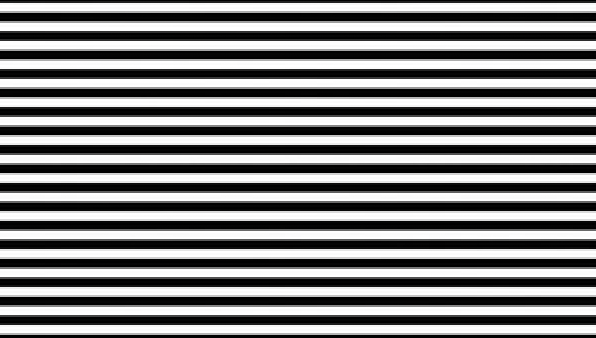
#> input picture python/image.jpg, 596 x 338 px, found by its file name
$ python test2.py
#> lines starting #> are read from the running program, lines starting #| are printed output that depends on the picture; after the words box and inside, x2 and y2 are one past the last pixel; in counts of white or black regions, pixels touching at a corner belong together
import cv2
import numpy as np
import os


filename = os.path.join("data", "image.jpg")
img = cv2.imread(filename)
#> img is the input picture: shape (338, 596, 3); mean B, G, R 130, 130, 130.1
gray = cv2.cvtColor(img, cv2.COLOR_BGR2GRAY)

ret,thresh = cv2.threshold(gray,50,255,0)
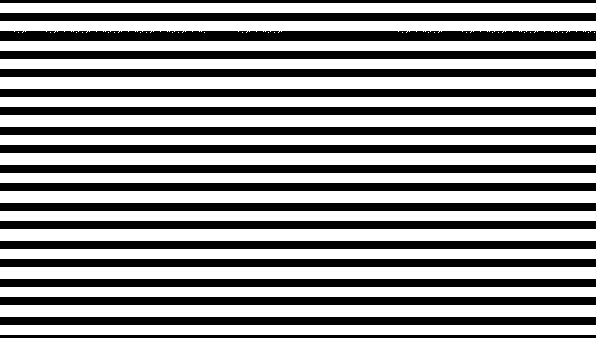
#> thresh: shape (338, 596); 57.5% white; 19 black regions
contours,hierarchy = cv2.findContours(thresh, 1, 2)
#> contours = 44 contours, 26 with area under 20; largest, box (x1, y1, x2, y2) and area: (0, 305, 596, 317) 6545, (0, 267, 596, 279) 6545, (0, 229, 596, 241) 6545, (0, 191, 596, 203) 6545, (0, 153, 596, 165) 6545
print("Number of contours detected:", len(contours))
#| Number of contours detected: 44

for cnt in contours:
   x1,y1 = cnt[0][0]
   approx = cv2.approxPolyDP(cnt, 0.01*cv2.arcLength(cnt, True), True)
   if len(approx) == 4:
      x, y, w, h = cv2.boundingRect(cnt)
      ratio = float(w)/h
      if ratio >= 0.9 and ratio <= 1.1:
         img = cv2.drawContours(img, [cnt], -1, (0,255,255), 3)
         cv2.putText(img, 'Square', (x1, y1), cv2.FONT_HERSHEY_SIMPLEX, 0.6, (255, 255, 0), 2)
      else:
         cv2.putText(img, 'Rectangle', (x1, y1), cv2.FONT_HERSHEY_SIMPLEX, 0.6, (0, 255, 0), 2)
         img = cv2.drawContours(img, [cnt], -1, (0,255,0), 3)
#> this loop made 44 passes
#> (x1, y1) on passes 17 to 28: (594, 32), (588, 32), (562, 32), (556, 32), (530, 32), (524, 32), (498, 32), (492, 32), (466, 32), (434, 32), (428, 32), (402, 32)
#> (cnt, x1, y1, approx) on passes 1 to 6: ([[0, 325], [0, 334], [595, 334], [595, 325]], 0, 325, [[0, 325], [595, 334]]), ([[0, 305], [0, 316], [595, 316], [595, 305]], 0, 305, [[0, 305], [595, 316]]), ([[0, 287], [0, 296], [595, 296], [595, 287]], 0, 287, [[0, 287], [595, 296]]), ([[0, 267], [0, 278], [595, 278], [595, 267]], 0, 267, [[0, 267], [595, 278]]), ([[0, 249], [0, 258], [595, 258], [595, 249]], 0, 249, [[0, 249], [595, 258]]), ([[0, 229], [0, 240], [595, 240], [595, 229]], 0, 229, [[0, 229], [595, 240]])

cv2.imshow("Shapes", img)
cv2.waitKey(0)
cv2.destroyAllWindows()

$ run again, with python/green.jpg copied over python/image.jpg
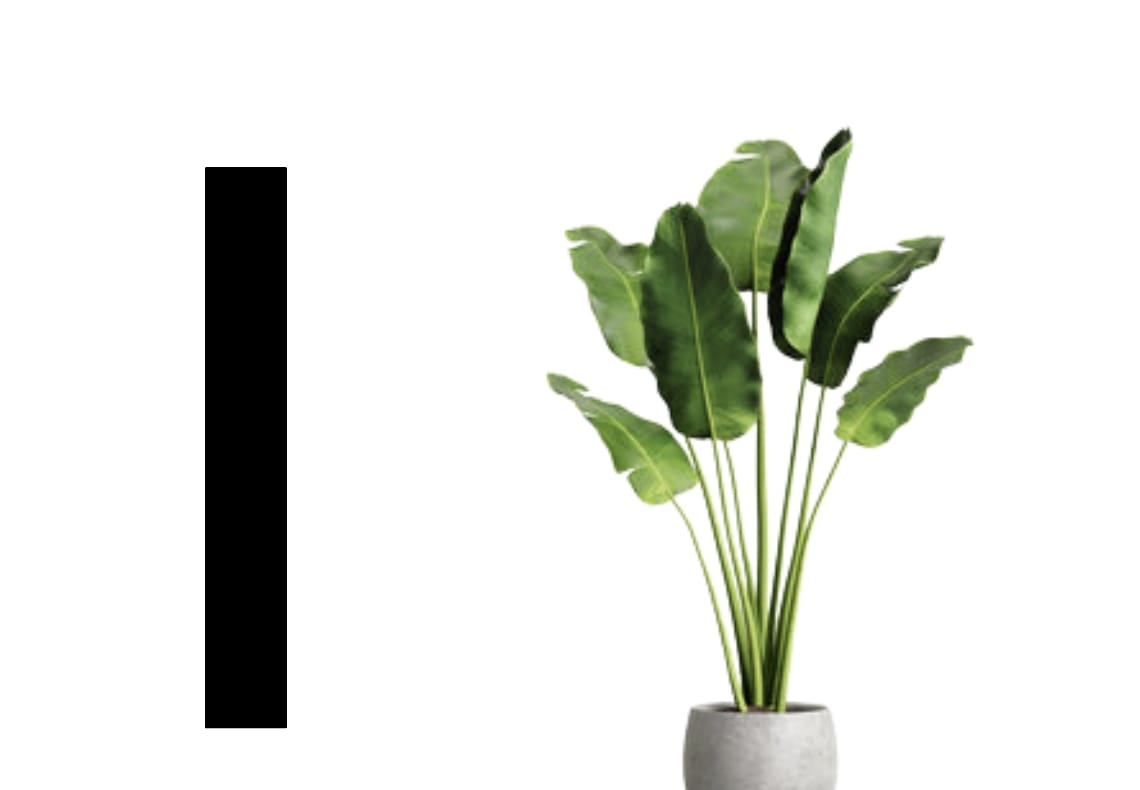
#> input picture python/green.jpg, 1140 x 790 px, found by its file name
#> img is the input picture: shape (790, 1140, 3); mean B, G, R 222.4, 227.9, 225.8
#> `ret,thresh = cv2.threshold(gray,50,255,0)`:
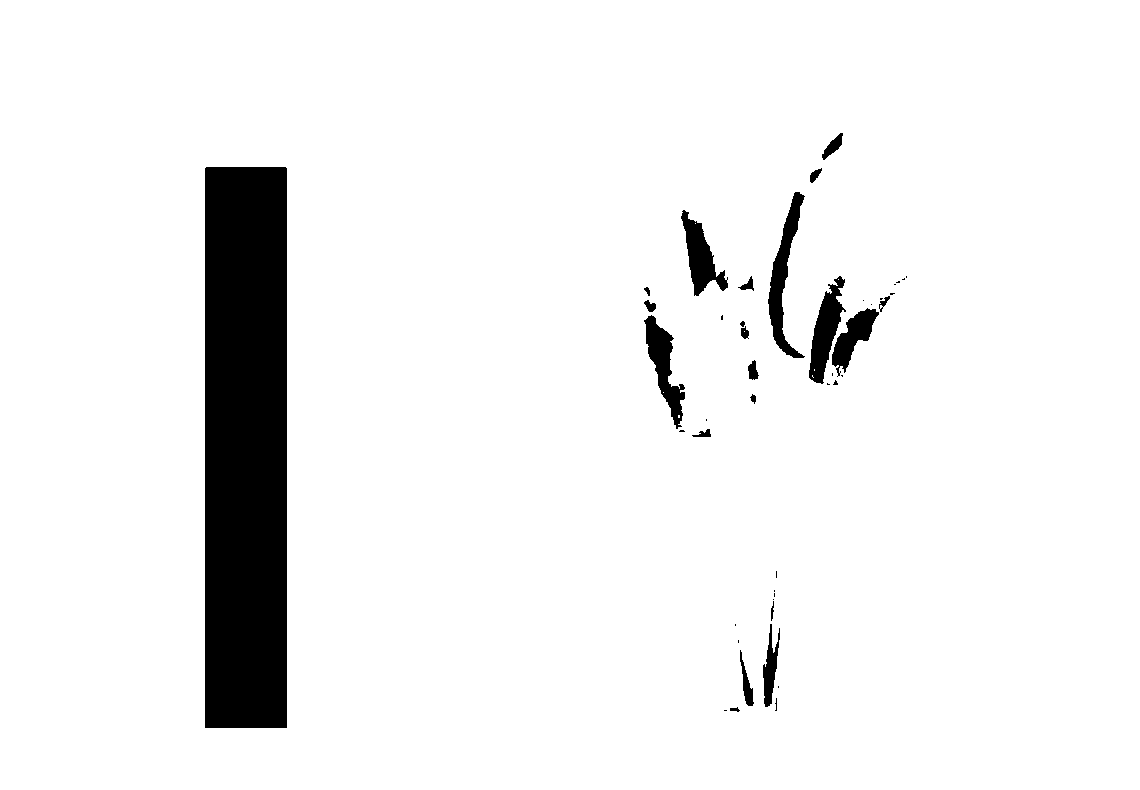
#> thresh: shape (790, 1140); 93.7% white; 45 black regions (24 under 20 px)
#> contours = 58 contours, 34 with area under 20; largest, box (x1, y1, x2, y2) and area: (0, 0, 1140, 790) 898671, (204, 166, 288, 729) 46641, (767, 191, 806, 359) 2271, (808, 275, 847, 385) 1980, (643, 314, 686, 430) 1950
#| Number of contours detected: 58
#> the loop `for cnt in contours:` made 58 passes
#> (x1, y1, approx, x, y, w, h, ratio) on passes 10, 17, 22, 24, 29: (772, 599, [[772, 599], [773, 598], [774, 599], [773, 600]], 772, 598, 3, 3, 1), (678, 415, [[678, 415], [678, 417], [679, 417], [679, 415]], 678, 415, 2, 3, 0.667), (836, 376, [[836, 376], [837, 375], [838, 376], [837, 377]], 836, 375, 3, 3, 1), (812, 375, [[812, 375], [812, 376], [813, 377], [812, 376]], 812, 375, 2, 3, 0.667), (747, 338, [[747, 338], [748, 337], [749, 338], [748, 339]], 747, 337, 3, 3, 1)
#> after the loop `for cnt in contours:`:
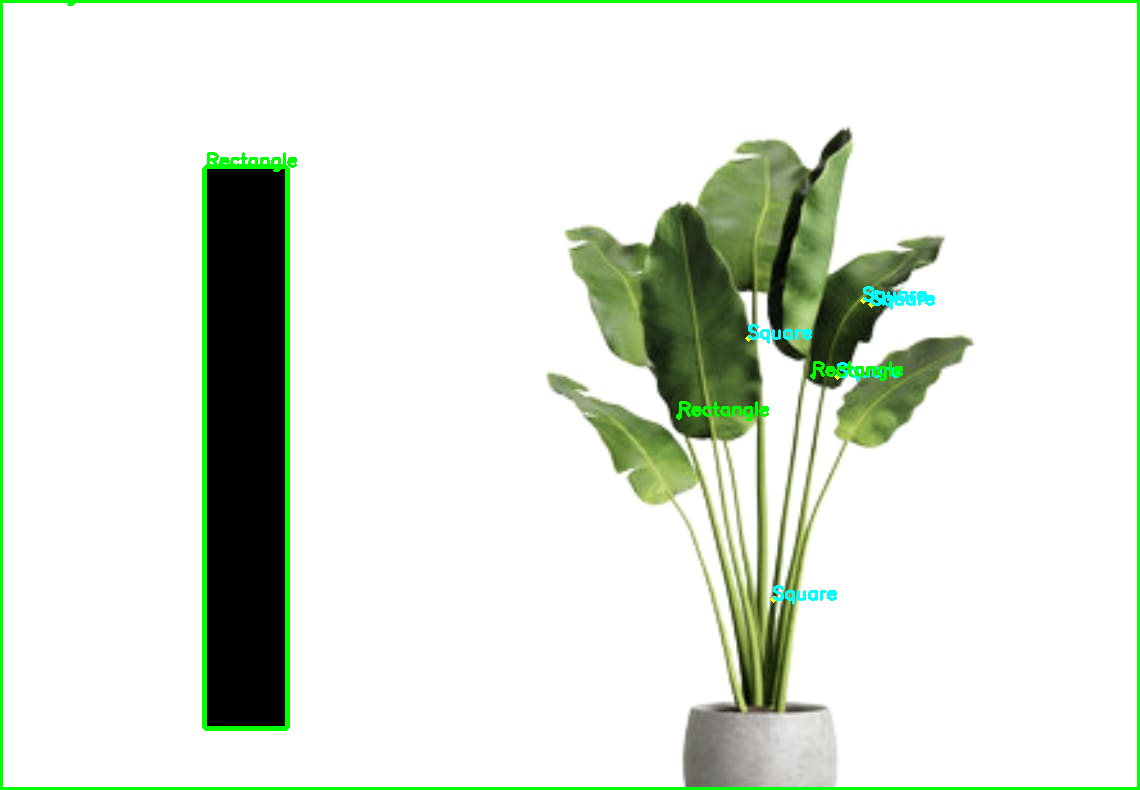
#> img: shape (790, 1140, 3); 2.45% of pixels changed, all inside (x1, y1, x2, y2) = (0, 0, 1140, 790)
